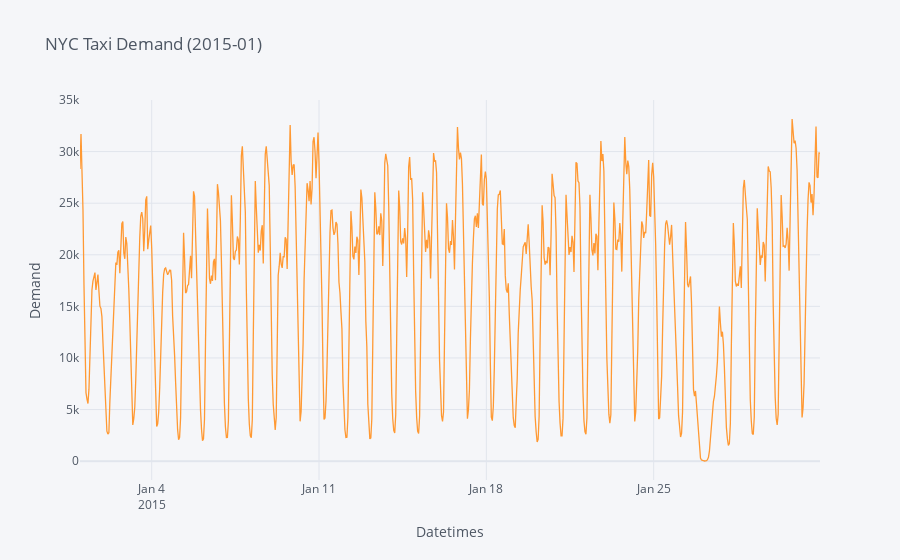

Notebook code for this chart:
### Code cell
df.iplot('scatter', xTitle='Datetimes', yTitle='Demand', title='NYC Taxi Demand (2015-01)')

### Figure 1 — Plotly figure (JSON) as saved in the notebook; plotly's stock layout.template omitted (floating-point values rounded to 4 significant figures; data arrays with more than 128 entries replaced by an {"elided": "..."} marker saying what was removed)
{"data": [{"line": {"color": "rgba(255, 153, 51, 1.0)", "dash": "solid", "shape": "linear", "width": 1.3}, "mode": "lines", "name": "cnt", "text": "", "type": "scatter", "x": {"elided": "744 str values"}, "y": {"elided": "744 int values"}}], "layout": {"legend": {"bgcolor": "#F5F6F9", "font": {"color": "#4D5663"}}, "paper_bgcolor": "#F5F6F9", "plot_bgcolor": "#F5F6F9", "title": {"font": {"color": "#4D5663"}, "text": "NYC Taxi Demand (2015-01)"}, "xaxis": {"gridcolor": "#E1E5ED", "showgrid": true, "tickfont": {"color": "#4D5663"}, "title": {"font": {"color": "#4D5663"}, "text": "Datetimes"}, "zerolinecolor": "#E1E5ED"}, "yaxis": {"gridcolor": "#E1E5ED", "showgrid": true, "tickfont": {"color": "#4D5663"}, "title": {"font": {"color": "#4D5663"}, "text": "Demand"}, "zerolinecolor": "#E1E5ED"}}}
